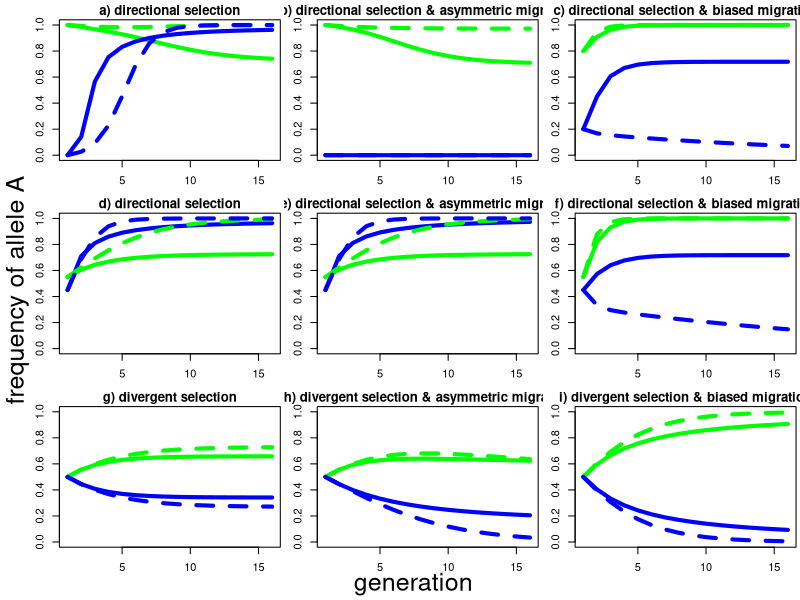

Source code (R):
## Simulations for Extended Data Figure 8  in Bolnick and Stutz

# Set number of generations
generations <- 16



# Extended Data Figure 8
{
{
# three simulations with directional selection  
par(mfrow = c(3,3), mar = c(2.5,2.5,1.5,0.3), oma = c(1.5,2,0,0))
cex.lab.val <- 1.5

# Simulations with SYMMETRIC migration, directional selection, and with or without NFDS (solid vs dashed lines)

# Initialize population
Allele_A_freq <- matrix( nrow = generations, ncol = 2)
colnames(Allele_A_freq) <- c("Habitat_A", "Habitat_B")
start.freq <- c(1,0.0) # starting allele frequency
Allele_A_freq[1,] <- start.freq # starting allele frequency

# Set NFDS parameter
gamma <- -0.6
# Set migration rate
m <- 0.01
# Set fitness values based on empirical data in main text Figure 1
w_obs <- matrix(c(0.883,0.712,0.65,0.266), nrow = 2, byrow = T)

w <- t(t(w_obs)/apply(w_obs, 2, max))
#w <- w_obs/max(w_obs)
colnames(w) <- c("Habitat_A (stream)", "Habitat_B (lake)")
rownames(w) <- c("A (stream) natives", "B (lake) natives")

# Function to introduce NFDS into selection
adjust_w_freq <- function(Allele_A_freq_temp, w, gamma){
	freqs <- rbind(freqA = Allele_A_freq_temp, freqB = 1-Allele_A_freq_temp)
	w_adj <- w + gamma*(freqs-0.5)
	w_adj[w_adj < 0] <- 0
	w_adj <- t(t(w_adj)/apply(t(w_adj), 1, max))
	return(w_adj)
}


# Run simulations with NFDS
for(i in 2:generations){
	# Migration
	Allele_A_freq_temp <- Allele_A_freq[i-1,]*(1-m) + rev(Allele_A_freq[i-1,])*m
	# Selection
	w_freq <- adjust_w_freq(Allele_A_freq_temp, w, gamma)
	Allele_A_freq[i,] <- Allele_A_freq_temp* w_freq[1,] / (Allele_A_freq_temp* w_freq[1,]+(1-Allele_A_freq_temp)*w_freq[2,])
}
plot(Allele_A_freq[,1] ~ c(1:generations), type = "l", lwd = 4, col = "green", ylab = "" , xlab = "", ylim  = c(0,1), main = "a) directional selection", cex.lab = cex.lab.val)
lines(c(1:generations), Allele_A_freq[,2] , lwd = 4, col = "blue")

# Rerun simulations without NFDS, add to same plot
Allele_A_freq <- matrix( nrow = generations, ncol = 2)
colnames(Allele_A_freq) <- c("Habitat_A", "Habitat_B")
Allele_A_freq[1,] <- start.freq # starting allele frequency
for(i in 2:generations){
	# Migration
	Allele_A_freq_temp <- Allele_A_freq[i-1,]*(1-m) + rev(Allele_A_freq[i-1,])*m
	# Selection
	w_freq <- adjust_w_freq(Allele_A_freq_temp, w, gamma = 0)
	Allele_A_freq[i,] <- Allele_A_freq_temp* w_freq[1,] / (Allele_A_freq_temp* w_freq[1,]+(1-Allele_A_freq_temp)*w_freq[2,])
}
lines(c(1:generations), Allele_A_freq[,1] , lwd = 4, lty = 2, col = "green")
lines(c(1:generations), Allele_A_freq[,2] , lwd = 4, lty = 2, col = "blue")









###### Repeat above with slight modification
# Simulations with ASYMMETRIC migration, directional selection, and with or without NFDS (solid vs dashed lines)
# Reset allele frequencies
Allele_A_freq <- matrix( nrow = generations, ncol = 2)
colnames(Allele_A_freq) <- c("Habitat_A", "Habitat_B")
Allele_A_freq[1,] <- start.freq # starting allele frequency

# Initiate asymmetric selection
asymmetric_m <- 0
migration <- c(   m, m*asymmetric_m )


for(i in 2:generations){
  # Migration
  Allele_A_freq_temp <- Allele_A_freq[i-1,]*(1-migration) + rev(Allele_A_freq[i-1,])*migration
  # Selection
  w_freq <- adjust_w_freq(Allele_A_freq_temp, w, gamma)
  Allele_A_freq[i,] <- Allele_A_freq_temp* w_freq[1,] / (Allele_A_freq_temp* w_freq[1,]+(1-Allele_A_freq_temp)*w_freq[2,])
}
plot(Allele_A_freq[,1] ~ c(1:generations), type = "l", lwd = 4, col = "green", ylab = "" , xlab = "", ylim  = c(0,1), main = "b) directional selection & asymmetric migration", cex.lab = cex.lab.val)
lines(c(1:generations), Allele_A_freq[,2] , lwd = 4, col = "blue")

Allele_A_freq <- matrix( nrow = generations, ncol = 2)
colnames(Allele_A_freq) <- c("Habitat_A", "Habitat_B")
Allele_A_freq[1,] <- start.freq # starting allele frequency
for(i in 2:generations){
  # Migration
  Allele_A_freq_temp <- Allele_A_freq[i-1,]*(1-migration) + rev(Allele_A_freq[i-1,])*migration
  # Selection
  w_freq <- adjust_w_freq(Allele_A_freq_temp, w, gamma = 0)
  Allele_A_freq[i,] <- Allele_A_freq_temp* w_freq[1,] / (Allele_A_freq_temp* w_freq[1,]+(1-Allele_A_freq_temp)*w_freq[2,])
}
lines(c(1:generations), Allele_A_freq[,1] , lwd = 4, lty = 2, col = "green")
lines(c(1:generations), Allele_A_freq[,2] , lwd = 4, lty = 2, col = "blue")






###### Repeat above with slight modification
# Simulations with symmetric migration, directional selection, and biased migration
# with or without NFDS (solid vs dashed lines)
# assume allele A preferentially moves into habitat A, and B into habitat B
# To make this easy, let's assume that if you are in the wrong habitat you move with prob m. If you are in the correct habitat you always stay
Allele_A_freq <- matrix( nrow = generations, ncol = 2)
colnames(Allele_A_freq) <- c("Habitat_A", "Habitat_B")
start.freq <- c(0.8, 0.2)
Allele_A_freq[1,] <- start.freq # starting allele frequency

#m <-0.3
m <- 0.65
migration <- c( m, m )


# Introduce function to run biased migration
biased_migrate <- function(Allele_A_freq_now, mig){
  p1 <- Allele_A_freq_now[1]
  p2 <- Allele_A_freq_now[2]
  m12 <- mig[1]
  m21 <- mig[2]
  p1new <- (p1 + p2*m21)/(p1 + (1-p1)*(1-m12) + p2*m21) 
  p2new <- (p2*(1-m21) + 0*m12)/((1-p2) + p2*(1-m21)+ (1-p1)*m12)
  return(c(p1new, p2new))
}


# Simulate with NFDS
for(i in 2:generations){
  # Migration
  Allele_A_freq_temp <- biased_migrate(Allele_A_freq[i-1,],migration)
  # Selection
  w_freq <- adjust_w_freq(Allele_A_freq_temp, w, gamma)
  Allele_A_freq[i,] <- Allele_A_freq_temp* w_freq[1,] / (Allele_A_freq_temp* w_freq[1,]+(1-Allele_A_freq_temp)*w_freq[2,])
}
plot(Allele_A_freq[,1] ~ c(1:generations), type = "l", lwd = 4, col = "green", ylab = "" , xlab = "", ylim  = c(0,1), main = "c) directional selection & biased migration", cex.lab = cex.lab.val)
lines(c(1:generations), Allele_A_freq[,2] , lwd = 4, col = "blue")

# Add lines without NFDS
Allele_A_freq <- matrix( nrow = generations, ncol = 2)
colnames(Allele_A_freq) <- c("Habitat_A", "Habitat_B")
Allele_A_freq[1,] <- start.freq # starting allele frequency
gamma <- 0
for(i in 2:generations){
  # Migration
  Allele_A_freq_temp <- biased_migrate(Allele_A_freq[i-1,],migration)
  # Selection
  w_freq <- adjust_w_freq(Allele_A_freq_temp, w, gamma)
  Allele_A_freq[i,] <- Allele_A_freq_temp* w_freq[1,] / (Allele_A_freq_temp* w_freq[1,]+(1-Allele_A_freq_temp)*w_freq[2,])
}
lines(c(1:generations), Allele_A_freq[,1] , lwd = 4, lty = 2, col = "green")
lines(c(1:generations), Allele_A_freq[,2] , lwd = 4, lty = 2, col = "blue")


#### End three figures
}








###################   Next row of figures
###### Same as above but with equal initial allele frequency
{
  # three simulations with asymmetric selection  
  #par(mfrow = c(1,3), mar = c(3,3,2,0.1), oma = c(0,0,0,0))
  cex.lab.val <- 1.5
  
  # Simulations with symmetric migration, directional selection, and with or without NFDS (solid vs dashed lines)
  Allele_A_freq <- matrix( nrow = generations, ncol = 2)
  colnames(Allele_A_freq) <- c("Habitat_A", "Habitat_B")
  start.freq <- c(0.55, 0.45) # starting allele frequency
  Allele_A_freq[1,] <- start.freq # starting allele frequency
  
  gamma <- -0.6
  m <- 0.01
  
  w_obs <- matrix(c(0.883,0.712,0.65,0.266), nrow = 2, byrow = T)
  
  w <- t(t(w_obs)/apply(w_obs, 2, max))
  #w <- w_obs/max(w_obs)
  colnames(w) <- c("Habitat_A (stream)", "Habitat_B (lake)")
  rownames(w) <- c("A (stream) natives", "B (lake) natives")
  
  
  for(i in 2:generations){
    # Migration
    Allele_A_freq_temp <- Allele_A_freq[i-1,]*(1-m) + rev(Allele_A_freq[i-1,])*m
    # Selection
    w_freq <- adjust_w_freq(Allele_A_freq_temp, w, gamma)
    Allele_A_freq[i,] <- Allele_A_freq_temp* w_freq[1,] / (Allele_A_freq_temp* w_freq[1,]+(1-Allele_A_freq_temp)*w_freq[2,])
  }
  plot(Allele_A_freq[,1] ~ c(1:generations), type = "l", lwd = 4, col = "green", ylab = "" , xlab = "", ylim  = c(0,1), main = "d) directional selection", cex.lab = cex.lab.val)
  lines(c(1:generations), Allele_A_freq[,2] , lwd = 4, col = "blue")
  
  Allele_A_freq <- matrix( nrow = generations, ncol = 2)
  colnames(Allele_A_freq) <- c("Habitat_A", "Habitat_B")
  Allele_A_freq[1,] <- start.freq # starting allele frequency
  for(i in 2:generations){
    # Migration
    Allele_A_freq_temp <- Allele_A_freq[i-1,]*(1-m) + rev(Allele_A_freq[i-1,])*m
    # Selection
    w_freq <- adjust_w_freq(Allele_A_freq_temp, w, gamma = 0)
    Allele_A_freq[i,] <- Allele_A_freq_temp* w_freq[1,] / (Allele_A_freq_temp* w_freq[1,]+(1-Allele_A_freq_temp)*w_freq[2,])
  }
  lines(c(1:generations), Allele_A_freq[,1] , lwd = 4, lty = 2, col = "green")
  lines(c(1:generations), Allele_A_freq[,2] , lwd = 4, lty = 2, col = "blue")
  

  
  # Simulations with ASYMMETRIC migration, directional selection, and with or without NFDS (solid vs dashed lines)
  Allele_A_freq <- matrix( nrow = generations, ncol = 2)
  colnames(Allele_A_freq) <- c("Habitat_A", "Habitat_B")
  Allele_A_freq[1,] <- start.freq # starting allele frequency
  
  #m <-0.3
  asymmetric_m <- 0
  migration <- c(   m, m*asymmetric_m )
  
  
  for(i in 2:generations){
    # Migration
    Allele_A_freq_temp <- Allele_A_freq[i-1,]*(1-migration) + rev(Allele_A_freq[i-1,])*migration
    # Selection
    w_freq <- adjust_w_freq(Allele_A_freq_temp, w, gamma)
    Allele_A_freq[i,] <- Allele_A_freq_temp* w_freq[1,] / (Allele_A_freq_temp* w_freq[1,]+(1-Allele_A_freq_temp)*w_freq[2,])
  }
  plot(Allele_A_freq[,1] ~ c(1:generations), type = "l", lwd = 4, col = "green", ylab = "" , xlab = "", ylim  = c(0,1), main = "e) directional selection & asymmetric migration", cex.lab = cex.lab.val)
  lines(c(1:generations), Allele_A_freq[,2] , lwd = 4, col = "blue")
  
  Allele_A_freq <- matrix( nrow = generations, ncol = 2)
  colnames(Allele_A_freq) <- c("Habitat_A", "Habitat_B")
  Allele_A_freq[1,] <- start.freq # starting allele frequency
  for(i in 2:generations){
    # Migration
    Allele_A_freq_temp <- Allele_A_freq[i-1,]*(1-migration) + rev(Allele_A_freq[i-1,])*migration
    # Selection
    w_freq <- adjust_w_freq(Allele_A_freq_temp, w, gamma = 0)
    Allele_A_freq[i,] <- Allele_A_freq_temp* w_freq[1,] / (Allele_A_freq_temp* w_freq[1,]+(1-Allele_A_freq_temp)*w_freq[2,])
  }
  lines(c(1:generations), Allele_A_freq[,1] , lwd = 4, lty = 2, col = "green")
  lines(c(1:generations), Allele_A_freq[,2] , lwd = 4, lty = 2, col = "blue")
  
  
  
  
  
  
  
  # Simulations with symmetric migration, directional selection, and biased migration
  # with or without NFDS (solid vs dashed lines)
  # assume allele A preferentially moves into habitat A, and B into habitat B
  # To make this easy, let's assume that if you are in the wrong habitat you move with prob m. If you are in the correct habitat you always stay
  Allele_A_freq <- matrix( nrow = generations, ncol = 2)
  colnames(Allele_A_freq) <- c("Habitat_A", "Habitat_B")
  Allele_A_freq[1,] <- start.freq # starting allele frequency
  
  #m <-0.3
  m <- 0.65
  migration <- c( m, m )
    
  
  for(i in 2:generations){
    # Migration
    Allele_A_freq_temp <- biased_migrate(Allele_A_freq[i-1,],migration)
    # Selection
    w_freq <- adjust_w_freq(Allele_A_freq_temp, w, gamma)
    Allele_A_freq[i,] <- Allele_A_freq_temp* w_freq[1,] / (Allele_A_freq_temp* w_freq[1,]+(1-Allele_A_freq_temp)*w_freq[2,])
  }
  plot(Allele_A_freq[,1] ~ c(1:generations), type = "l", lwd = 4, col = "green", ylab = "" , xlab = "", ylim  = c(0,1), main = "f) directional selection & biased migration", cex.lab = cex.lab.val)
  lines(c(1:generations), Allele_A_freq[,2] , lwd = 4, col = "blue")
  
  Allele_A_freq <- matrix( nrow = generations, ncol = 2)
  colnames(Allele_A_freq) <- c("Habitat_A", "Habitat_B")
  Allele_A_freq[1,] <- start.freq # starting allele frequency
  gamma <- 0
  for(i in 2:generations){
    # Migration
    Allele_A_freq_temp <- biased_migrate(Allele_A_freq[i-1,],migration)
    # Selection
    w_freq <- adjust_w_freq(Allele_A_freq_temp, w, gamma)
    Allele_A_freq[i,] <- Allele_A_freq_temp* w_freq[1,] / (Allele_A_freq_temp* w_freq[1,]+(1-Allele_A_freq_temp)*w_freq[2,])
  }
  lines(c(1:generations), Allele_A_freq[,1] , lwd = 4, lty = 2, col = "green")
  lines(c(1:generations), Allele_A_freq[,2] , lwd = 4, lty = 2, col = "blue")
  
  
  #### End row of three figures
}


 



####################     Third row of figures
###### Same as above but with divergent selection

{
 # generations <- 40
  # three simulations with asymmetric selection  
 # par(mfrow = c(1,3), mar = c(3,3,2,0.1), oma = c(0,0,0,0))
  cex.lab.val <- 1.5
  
  # Simulations with symmetric migration, asymmetric selection, and with or without NFDS (solid vs dashed lines)
  Allele_A_freq <- matrix( nrow = generations, ncol = 2)
  colnames(Allele_A_freq) <- c("Habitat_A", "Habitat_B")
  start.freq <- c(0.5, 0.5) # starting allele frequency
  Allele_A_freq[1,] <- start.freq # starting allele frequency
  
  gamma <- -0.3
  m <- 0.1
  s <- 0.2
  w_obs <- matrix(c(1, 1-s, 1-s, 1), nrow = 2, byrow = T)
  
  w <- t(t(w_obs)/apply(w_obs, 2, max))
  #w <- w_obs/max(w_obs)
  colnames(w) <- c("Habitat_A (stream)", "Habitat_B (lake)")
  rownames(w) <- c("A (stream) natives", "B (lake) natives")
  

  for(i in 2:generations){
    # Migration
    Allele_A_freq_temp <- Allele_A_freq[i-1,]*(1-m) + rev(Allele_A_freq[i-1,])*m
    # Selection
    w_freq <- adjust_w_freq(Allele_A_freq_temp, w, gamma)
    Allele_A_freq[i,] <- Allele_A_freq_temp* w_freq[1,] / (Allele_A_freq_temp* w_freq[1,]+(1-Allele_A_freq_temp)*w_freq[2,])
  }
  plot(Allele_A_freq[,1] ~ c(1:generations), type = "l", lwd = 4, col = "green", ylab = "" , xlab = "", ylim  = c(0,1), main = "g) divergent selection", cex.lab = cex.lab.val)
  lines(c(1:generations), Allele_A_freq[,2] , lwd = 4, col = "blue")
  
  Allele_A_freq <- matrix( nrow = generations, ncol = 2)
  colnames(Allele_A_freq) <- c("Habitat_A", "Habitat_B")
  Allele_A_freq[1,] <- start.freq # starting allele frequency
  for(i in 2:generations){
    # Migration
    Allele_A_freq_temp <- Allele_A_freq[i-1,]*(1-m) + rev(Allele_A_freq[i-1,])*m
    # Selection
    w_freq <- adjust_w_freq(Allele_A_freq_temp, w, gamma = 0)
    Allele_A_freq[i,] <- Allele_A_freq_temp* w_freq[1,] / (Allele_A_freq_temp* w_freq[1,]+(1-Allele_A_freq_temp)*w_freq[2,])
  }
  lines(c(1:generations), Allele_A_freq[,1] , lwd = 4, lty = 2, col = "green")
  lines(c(1:generations), Allele_A_freq[,2] , lwd = 4, lty = 2, col = "blue")
  

  
  
  
  # Simulations with ASYMMETRIC migration, asymmetric selection, and with or without NFDS (solid vs dashed lines)
  Allele_A_freq <- matrix( nrow = generations, ncol = 2)
  colnames(Allele_A_freq) <- c("Habitat_A", "Habitat_B")
  Allele_A_freq[1,] <- start.freq # starting allele frequency
  
  #m <-0.3
  asymmetric_m <- 0
  migration <- c( m,  m*asymmetric_m)

  
  for(i in 2:generations){
    # Migration
    Allele_A_freq_temp <- Allele_A_freq[i-1,]*(1-migration) + rev(Allele_A_freq[i-1,])*migration
    # Selection
    w_freq <- adjust_w_freq(Allele_A_freq_temp, w, gamma)
    Allele_A_freq[i,] <- Allele_A_freq_temp* w_freq[1,] / (Allele_A_freq_temp* w_freq[1,]+(1-Allele_A_freq_temp)*w_freq[2,])
  }
  plot(Allele_A_freq[,1] ~ c(1:generations), type = "l", lwd = 4, col = "green", ylab = "" , xlab = "", ylim  = c(0,1), main = "h) divergent selection & asymmetric migration", cex.lab = cex.lab.val)
  lines(c(1:generations), Allele_A_freq[,2] , lwd = 4, col = "blue")
  
  Allele_A_freq <- matrix( nrow = generations, ncol = 2)
  colnames(Allele_A_freq) <- c("Habitat_A", "Habitat_B")
  Allele_A_freq[1,] <- start.freq # starting allele frequency
  for(i in 2:generations){
    # Migration
    Allele_A_freq_temp <- Allele_A_freq[i-1,]*(1-migration) + rev(Allele_A_freq[i-1,])*migration
    # Selection
    w_freq <- adjust_w_freq(Allele_A_freq_temp, w, gamma = 0)
    Allele_A_freq[i,] <- Allele_A_freq_temp* w_freq[1,] / (Allele_A_freq_temp* w_freq[1,]+(1-Allele_A_freq_temp)*w_freq[2,])
  }
  lines(c(1:generations), Allele_A_freq[,1] , lwd = 4, lty = 2, col = "green")
  lines(c(1:generations), Allele_A_freq[,2] , lwd = 4, lty = 2, col = "blue")
  
  
  
  
  
  
  
  # Simulations with symmetric migration, asymmetric selection, and biased migration
  # with or without NFDS (solid vs dashed lines)
  # assume allele A preferentially moves into habitat A, and B into habitat B
  # To make this easy, let's assume that if you are in the wrong habitat you move with prob m. If you are in the correct habitat you always stay
  Allele_A_freq <- matrix( nrow = generations, ncol = 2)
  colnames(Allele_A_freq) <- c("Habitat_A", "Habitat_B")
  #start.freq <- c(0.6, 0.4)
  Allele_A_freq[1,] <- start.freq # starting allele frequency
  
  #m <-0.3
  asymmetric_m <- 0
  migration <- c( m, m )
  

  for(i in 2:generations){
    # Migration
    Allele_A_freq_temp <- biased_migrate(Allele_A_freq[i-1,],migration)
    # Selection
    w_freq <- adjust_w_freq(Allele_A_freq_temp, w, gamma)
    Allele_A_freq[i,] <- Allele_A_freq_temp* w_freq[1,] / (Allele_A_freq_temp* w_freq[1,]+(1-Allele_A_freq_temp)*w_freq[2,])
  }
  plot(Allele_A_freq[,1] ~ c(1:generations), type = "l", lwd = 4, col = "green", ylab = "" , xlab = "", ylim  = c(0,1), main = "i) divergent selection & biased migration", cex.lab = cex.lab.val)
  lines(c(1:generations), Allele_A_freq[,2] , lwd = 4, col = "blue")
  
  Allele_A_freq <- matrix( nrow = generations, ncol = 2)
  colnames(Allele_A_freq) <- c("Habitat_A", "Habitat_B")
  Allele_A_freq[1,] <- start.freq # starting allele frequency
  gamma <- 0
  for(i in 2:generations){
    # Migration
    Allele_A_freq_temp <- biased_migrate(Allele_A_freq[i-1,],migration)
    # Selection
    w_freq <- adjust_w_freq(Allele_A_freq_temp, w, gamma)
    Allele_A_freq[i,] <- Allele_A_freq_temp* w_freq[1,] / (Allele_A_freq_temp* w_freq[1,]+(1-Allele_A_freq_temp)*w_freq[2,])
  }
  lines(c(1:generations), Allele_A_freq[,1] , lwd = 4, lty = 2, col = "green")
  lines(c(1:generations), Allele_A_freq[,2] , lwd = 4, lty = 2, col = "blue")
  
  
  #### End three figures
}

mtext("frequency of allele A", side = 2, outer = T, cex = 1.5)
mtext("generation", side = 1, outer = T, cex = 1.5)


}


##########################################################
##########################################################

#   End Extended Data Figure 8



















  